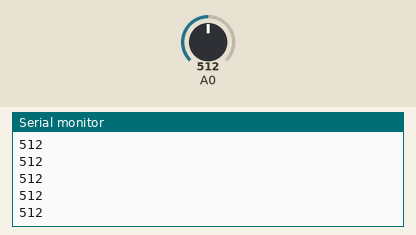
A sketch run on a simulated Arduino Uno, built with avr-gcc and run on an emulated ATmega328P. Parts: the last lines printed to the serial monitor. The inputs (shaded band) are chosen by the test bench; at power-on: A0 = 512.

Above: at 1.2 s.
1.3 s: A0 set to 716
At 1.56 s:
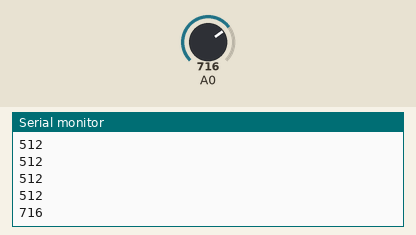
2.8 s: A0 set to 900
At 2.96 s:
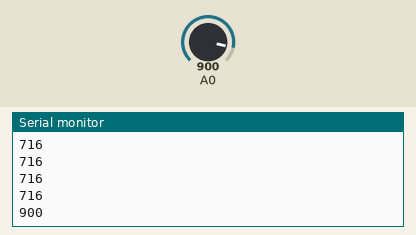
Timing chart, 0 to 5.8 s (numbered marks = the images above; inputs shaded):
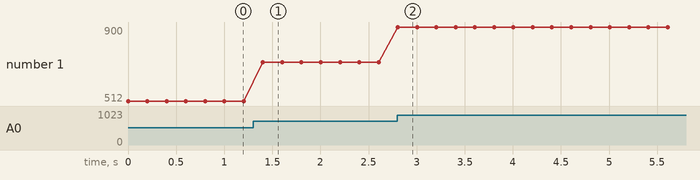

The sketch:

sketch_jun17a.ino
```cpp
// Определяем константы для цифрового и аналогового пинов
#define DO 2
#define AO A0

void setup()
{
    // Инициализируем последовательное соединение
    Serial.begin(9600);
    // Устанавливаем пин DO как вход, пин AO работает как выход по умолчанию
    // pinMode(DO, INPUT);
}

void loop()
{
    // Читаем цифровой сигнал с пина DO
    //int digital_signal = digitalRead(DO);
    // Читаем аналоговый сигнал с пина A0
    //int analog_signal  = analogRead(A0);

    // Если цифровой сигнал равен HIGH, то выводим сообщение о обнаружении магнитного поля
    //if (digital_signal == HIGH)
    //     Serial.println("Магнитное поле обнаружено!");
    // else
    //     Serial.println("No.");

    // Выводим аналоговые показания
    //Serial.print("Показания на аналоговом выходе: ");
    //Serial.println(analog_signal);
    // Serial.println("----------------new read---------------");
    Serial.println(analogRead(A0));
    // Serial.println(analogRead(A0) / 1024.0 * 100.0);

    // Пауза в 1 секунду
    delay(200);
}
```

Measured:
- after the input at 1.3 s, the serial monitor: prints a new line after 0.10 s (image 1)
- after the input at 2.8 s, the serial monitor: prints a new line at once (image 2)
- plotted number 1: 512 → 716 after the input at 1.3 s, 716 → 900 after the input at 2.8 s
